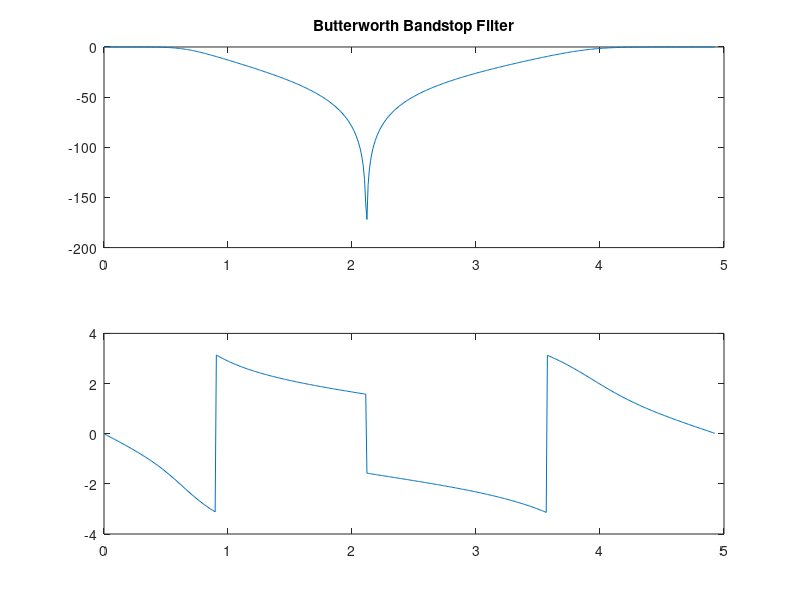

This chart was generated by the following MATLAB code:
Ws = [0.2 0.7];
Wp = [0.1 0.8];
rp = 2;
rs = 10;
[n,Wn] = buttord(Wp,Ws,rp,rs);
[b,a] = butter(n,Wn,'stop');
[h,w]=freqz(b,a); %frequency response
%[h,w]=freqs(b,a); %frequency response
%s and z domain
subplot(2,1,1);
plot((w/2*pi), 20*log10(abs(h)));
title(sprintf('Butterworth Bandstop Filter'));
%xlabel('');
%ylabel('');
subplot(2,1,2);
plot((w/2*pi), angle(h));